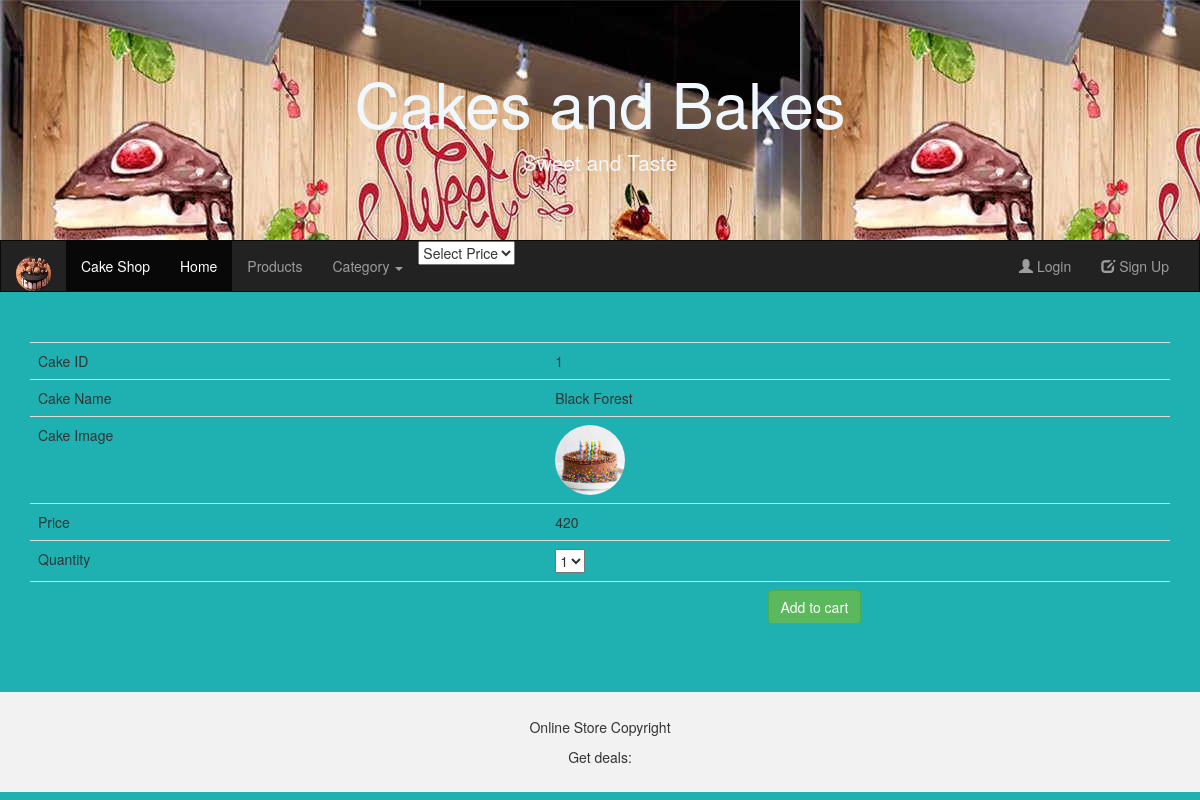
Page /ViewDetails/1 on the committed database.
### AdminApp/models.py (models this page shows, shortened)
class Cake(models.Model):
    cake_name=models.CharField(max_length=20)
    price=models.IntegerField(null=True)
    image=models.ImageField(default="abc.jpg",upload_to="Images")
    category=models.ForeignKey(Category,on_delete=models.CASCADE)
    class Meta():
        db_table="Cake"

### UserApp/views.py (the view, shortened to what this page needs)
# urls.py: path("ViewDetails/<cake_id>",views.viewDetails),
def viewDetails(request,cake_id):
    if request.method=="GET":
        cats=Category.objects.all()
        cake=Cake.objects.get(id=cake_id)
        return render(request, "viewDetails.html",{"cats":cats,"cake":cake})

### UserApp/templates/viewDetails.html (shortened to what this page needs)
{%extends "home.html"%}
{%block content%}
<center>
    <form  method="post">
        <table class="table">
    <tr>
        <td>Cake ID</td>
        <td>{{cake.id}}</td>
    </tr>
    <tr><td>Cake Name</td>
    <td>{{cake.cake_name}}</td></tr>
    <tr><td>Cake Image</td>
    <td><img class="img-circle" src="{{cake.image.url}}" alt="Cake Image" style="height: 70px;width: 70px;"></td></tr>
    <tr><td>Price</td>
    <td>{{cake.price}}</td></tr>
    <tr>
        <td>Quantity</td>
        <td><select name="qty">
            <option value="1">1</option>
        </select></td>
    </tr>
   <tr><td></td><td><a href="addtocart/{{cake.id}}"><button type="submit" class="btn btn-success">Add to cart</button></a></td></tr>
</table>
    </form>
</center>
{%endblock%}

### rows in the picture
Cake: id "1", cake_name "Black Forest", image (picture), price "420"
